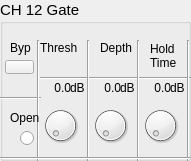
  <widget class="QGroupBox" name="groupBox_12">
   <property name="geometry">
    <rect>
     <x>750</x>
     <y>350</y>
     <width>191</width>
     <height>161</height>
    </rect>
   </property>
   <property name="font">
    <font>
     <pointsize>11</pointsize>
    </font>
   </property>
   <property name="title">
    <string>CH 12 Gate</string>
   </property>
   <widget class="QLabel" name="label_122">
    <property name="geometry">
     <rect>
      <x>10</x>
      <y>40</y>
      <width>21</width>
      <height>16</height>
     </rect>
    </property>
    <property name="font">
     <font>
      <pointsize>9</pointsize>
     </font>
    </property>
    <property name="text">
     <string>Byp</string>
    </property>
   </widget>
   <widget class="QLabel" name="label_123">
    <property name="geometry">
     <rect>
      <x>40</x>
      <y>40</y>
      <width>41</width>
      <height>16</height>
     </rect>
    </property>
    <property name="font">
     <font>
      <pointsize>9</pointsize>
     </font>
    </property>
    <property name="text">
     <string>Thresh</string>
    </property>
   </widget>
   <widget class="QLabel" name="label_124">
    <property name="geometry">
     <rect>
      <x>100</x>
      <y>40</y>
      <width>41</width>
      <height>16</height>
     </rect>
    </property>
    <property name="font">
     <font>
      <pointsize>9</pointsize>
     </font>
    </property>
    <property name="text">
     <string>Depth</string>
    </property>
   </widget>
   <widget class="QLabel" name="label_125">
    <property name="geometry">
     <rect>
      <x>150</x>
      <y>40</y>
      <width>31</width>
      <height>31</height>
     </rect>
    </property>
    <property name="font">
     <font>
      <pointsize>9</pointsize>
     </font>
    </property>
    <property name="text">
     <string>Hold
Time</string>
    </property>
   </widget>
   <widget class="Line" name="line_78">
    <property name="geometry">
     <rect>
      <x>40</x>
      <y>70</y>
      <width>151</width>
      <height>16</height>
     </rect>
    </property>
    <property name="orientation">
     <enum>Qt::Horizontal</enum>
    </property>
   </widget>
   <widget class="Line" name="line_79">
    <property name="geometry">
     <rect>
      <x>0</x>
      <y>90</y>
      <width>41</width>
      <height>16</height>
     </rect>
    </property>
    <property name="orientation">
     <enum>Qt::Horizontal</enum>
    </property>
   </widget>
   <widget class="Line" name="line_80">
    <property name="geometry">
     <rect>
      <x>30</x>
      <y>40</y>
      <width>16</width>
      <height>121</height>
     </rect>
    </property>
    <property name="orientation">
     <enum>Qt::Vertical</enum>
    </property>
   </widget>
   <widget class="Line" name="line_81">
    <property name="geometry">
     <rect>
      <x>80</x>
      <y>40</y>
      <width>16</width>
      <height>121</height>
     </rect>
    </property>
    <property name="orientation">
     <enum>Qt::Vertical</enum>
    </property>
   </widget>
   <widget class="Line" name="line_82">
    <property name="geometry">
     <rect>
      <x>130</x>
      <y>40</y>
      <width>16</width>
      <height>121</height>
     </rect>
    </property>
    <property name="orientation">
     <enum>Qt::Vertical</enum>
    </property>
   </widget>
   <widget class="Line" name="line_83">
    <property name="geometry">
     <rect>
      <x>180</x>
      <y>40</y>
      <width>16</width>
      <height>121</height>
     </rect>
    </property>
    <property name="orientation">
     <enum>Qt::Vertical</enum>
    </property>
   </widget>
   <widget class="OIDDial" name="dial_34">
    <property name="geometry">
     <rect>
      <x>40</x>
      <y>100</y>
      <width>41</width>
      <height>51</height>
     </rect>
    </property>
   </widget>
   <widget class="OIDDial" name="dial_35">
    <property name="geometry">
     <rect>
      <x>90</x>
      <y>100</y>
      <width>41</width>
      <height>51</height>
     </rect>
    </property>
   </widget>
   <widget class="OIDDial" name="dial_36">
    <property name="geometry">
     <rect>
      <x>140</x>
      <y>100</y>
      <width>41</width>
      <height>51</height>
     </rect>
    </property>
   </widget>
   <widget class="Line" name="line_84">
    <property name="geometry">
     <rect>
      <x>0</x>
      <y>150</y>
      <width>191</width>
      <height>16</height>
     </rect>
    </property>
    <property name="orientation">
     <enum>Qt::Horizontal</enum>
    </property>
   </widget>
   <widget class="QLabel" name="label_126">
    <property name="geometry">
     <rect>
      <x>70</x>
      <y>80</y>
      <width>16</width>
      <height>16</height>
     </rect>
    </property>
    <property name="font">
     <font>
      <pointsize>9</pointsize>
     </font>
    </property>
    <property name="text">
     <string>dB</string>
    </property>
   </widget>
   <widget class="QLabel" name="label_127">
    <property name="geometry">
     <rect>
      <x>120</x>
      <y>80</y>
      <width>16</width>
      <height>16</height>
     </rect>
    </property>
    <property name="font">
     <font>
      <pointsize>9</pointsize>
     </font>
    </property>
    <property name="text">
     <string>dB</string>
    </property>
   </widget>
   <widget class="QLabel" name="label_128">
    <property name="geometry">
     <rect>
      <x>170</x>
      <y>80</y>
      <width>16</width>
      <height>16</height>
     </rect>
    </property>
    <property name="font">
     <font>
      <pointsize>9</pointsize>
     </font>
    </property>
    <property name="text">
     <string>dB</string>
    </property>
   </widget>
   <widget class="QLabel" name="ls34">
    <property name="geometry">
     <rect>
      <x>40</x>
      <y>80</y>
      <width>31</width>
      <height>16</height>
     </rect>
    </property>
    <property name="font">
     <font>
      <pointsize>9</pointsize>
     </font>
    </property>
    <property name="text">
     <string>0.0</string>
    </property>
    <property name="alignment">
     <set>Qt::AlignRight|Qt::AlignTrailing|Qt::AlignVCenter</set>
    </property>
   </widget>
   <widget class="QLabel" name="ls35">
    <property name="geometry">
     <rect>
      <x>90</x>
      <y>80</y>
      <width>31</width>
      <height>16</height>
     </rect>
    </property>
    <property name="font">
     <font>
      <pointsize>9</pointsize>
     </font>
    </property>
    <property name="text">
     <string>0.0</string>
    </property>
    <property name="alignment">
     <set>Qt::AlignRight|Qt::AlignTrailing|Qt::AlignVCenter</set>
    </property>
   </widget>
   <widget class="QLabel" name="ls36">
    <property name="geometry">
     <rect>
      <x>140</x>
      <y>80</y>
      <width>31</width>
      <height>16</height>
     </rect>
    </property>
    <property name="font">
     <font>
      <pointsize>9</pointsize>
     </font>
    </property>
    <property name="text">
     <string>0.0</string>
    </property>
    <property name="alignment">
     <set>Qt::AlignRight|Qt::AlignTrailing|Qt::AlignVCenter</set>
    </property>
   </widget>
   <widget class="QLabel" name="label_132">
    <property name="geometry">
     <rect>
      <x>10</x>
      <y>110</y>
      <width>31</width>
      <height>16</height>
     </rect>
    </property>
    <property name="font">
     <font>
      <pointsize>9</pointsize>
     </font>
    </property>
    <property name="text">
     <string>Open</string>
    </property>
   </widget>
   <widget class="QRadioButton" name="radioButton_12">
    <property name="geometry">
     <rect>
      <x>20</x>
      <y>130</y>
      <width>16</width>
      <height>16</height>
     </rect>
    </property>
    <property name="text">
     <string/>
    </property>
   </widget>
   <widget class="OIDStatePushBtn" name="bypass12">
    <property name="geometry">
     <rect>
      <x>5</x>
      <y>60</y>
      <width>29</width>
      <height>14</height>
     </rect>
    </property>
    <property name="text">
     <string/>
    </property>
    <property name="checkable">
     <bool>true</bool>
    </property>
   </widget>
  </widget>
